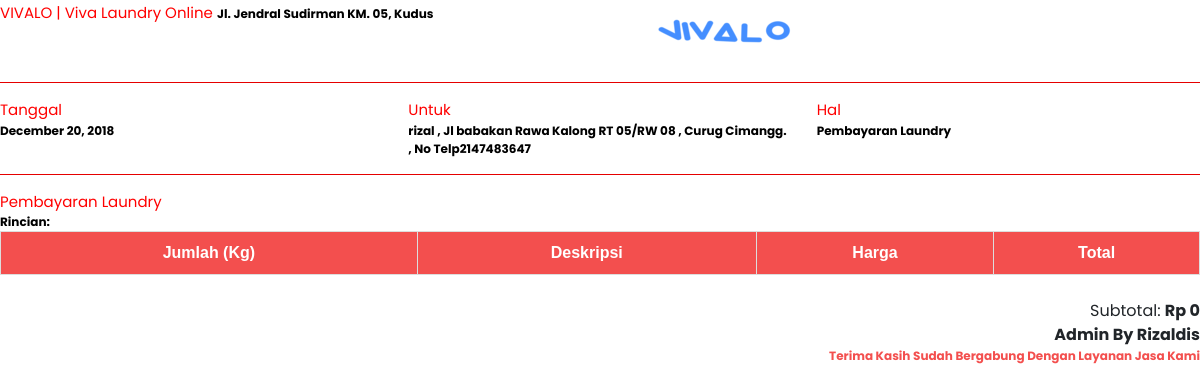
The app's page /page/action/lihat_struk2.php?kd_pemesanan=11 (signed in), older data.
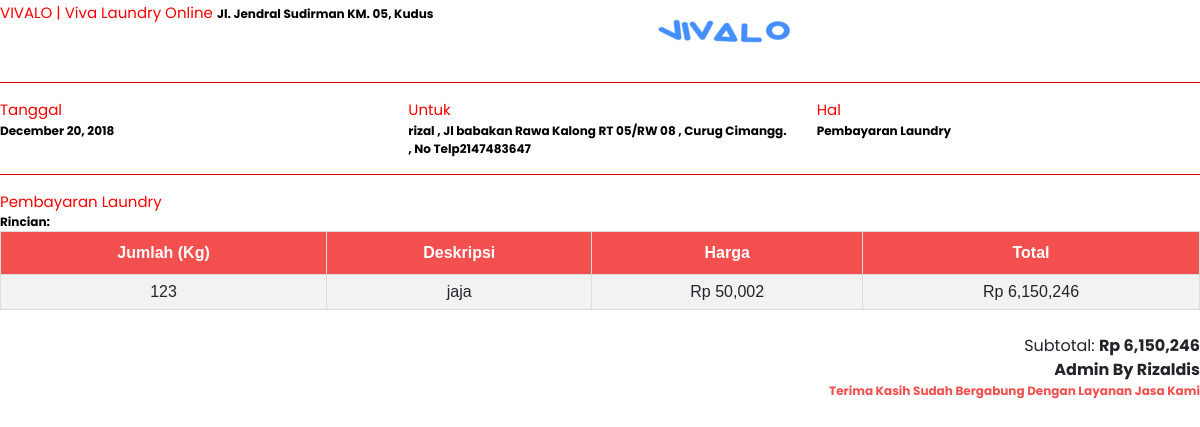
The same page, newer data.
### tables this page shows
CREATE TABLE `vivalo_barang` (
  `id_barang` int(11) NOT NULL,
  `kd_pemesanan` int(11) NOT NULL,
  `nama_barang` varchar(255) NOT NULL,
  `jumlah_berat` varchar(255) NOT NULL,
  `harga` varchar(255) NOT NULL,
  `total_harga` varchar(255) NOT NULL
);

### config/functions/mysqli.php (called while the page is built, shortened)
<?php
class Database
{
    public $connection;
    public function __construct($host, $user, $pass, $db)
    {
        $this->connection = mysqli_connect($host, $user, $pass, $db);
        return $this->connection;
    }
    public function query($sql)
    {
        return mysqli_query($this->connection, $sql);
    }
    public function fetch($res)
    {
        return mysqli_fetch_assoc($res);
    }
}

### config/config.php (called while the page is built, shortened)
<?php
require_once __DIR__."/functions/mysqli.php";
$db = new Database("localhost", "root", "", "vivalo");

### page/action/lihat_struk2.php (the view, shortened to what this page needs)
<?php
include '../admin/attr_head.php';
?>
<div class="row">
  <div class="col-md-6">
    <span style="color:red;font-size: 15px;">VIVALO | Viva Laundry Online</span>
    <span style="color:black;font-size: 12px;font-weight: bold;">Jl. Jendral Sudirman KM. 05, Kudus</span>
  </div>
  <div class="col-md-3">
    <span style="color:red;font-size: 12px;">
      <img src="../../asset/img/yes.png" style="">
    </span>
  </div>
  <div class="col-md-3"></div>
  <div class="col-md-12"><hr style="background: red;"></div>
  <div class="col-md-4">
    <span style="color:red;font-size: 15px;">Tanggal</span><br>
    <span style="color:black;font-size: 12px;font-weight: bold;"><?php echo date("F d, Y", strtotime($db->fetch($db->query("SELECT * FROM `vivalo_pemesanan` WHERE `kd_pemesanan` = '".$_GET["kd_pemesanan"]."'"))["date"])); ?></span>
  </div>
  <div class="col-md-4">
    <span style="color:red;font-size: 15px;">Untuk</span><br>
    <span style="color:black;font-size: 12px;font-weight: bold;">
      <?php $kosnumen = $db->fetch($db->query("SELECT * FROM `vivalo_konsumen` INNER JOIN vivalo_pemesanan ON vivalo_pemesanan.id_konsumen = vivalo_konsumen.id_konsumen WHERE `kd_pemesanan` = '".$_GET["kd_pemesanan"]."'")); ?>
    <?php echo $kosnumen['nama_konsumen'].' , '.$kosnumen['alamat'].'. , No Telp'. $kosnumen['no_hp']; ?></span>
  </div>
  <div class="col-md-4">
    <span style="color:red;font-size: 15px;">Hal</span><br>
    <span style="color:black;font-size: 12px;font-weight: bold;">Pembayaran Laundry</span>
  </div>
  <div class="col-md-12"><hr style="background: red;"></div>
  <div class="col-md-12">
    <span style="color:red;font-size: 15px;">Pembayaran Laundry</span><br>
    <span style="color:black;font-size: 12px;font-weight: bold;">Rincian: </span><br>
    <table id="customers">
      <tr>
        <th>Jumlah (Kg)</th>
        <th>Deskripsi</th>
        <th>Harga</th>
        <th>Total</th>
      </tr>
      <?php $subtotal = 0; ?>
      <?php foreach ($db->query("SELECT * FROM `vivalo_barang` WHERE `kd_pemesanan` = '".$_GET["kd_pemesanan"]."'") as $val): ?>
      <tr>
        <td><?php echo $val['jumlah_berat']; ?></td>
        <td><?php echo $val['nama_barang']; ?></td>
        <td><?php echo 'Rp '.number_format($val['harga']); ?></td>
        <td><?php echo 'Rp '.number_format($val['total_harga']); ?></td>
      </tr>
      <?php $subtotal += $val['total_harga']; ?>
      <?php endforeach ?>
    </table>
  </div>
  <div class="col-md-12"><br></div>
  <div class="col-md-12">
    <span style="float: right;">Subtotal: <b>Rp <?php echo number_format($subtotal); ?></b></span><br>
  </div>
  <div class="col-md-12">
    <span style="float: right;"> <b>Admin By
      <?php
      if ($_SESSION['user_level'] == 'Admin') {
        $admin = $db->fetch($db->query("SELECT * FROM `vivalo_admin` WHERE `id_admin` = '".$_SESSION["user_info"]["id_admin"]."'"));
        echo $admin["nama_admin"];
      }else{
        $admin = $db->fetch($db->query("SELECT * FROM `vivalo_manajer` WHERE `id_manajer` = '".$_SESSION["user_info"]["id_manajer"]."'"));
        echo $admin["nama_manajer"];
      }
      ?>
    </b></span>
  </div>
  <div class="col-md-12">
    <span style="float: right;color: #f34f4e;font-size: 12px;"> <b>Terima Kasih Sudah Bergabung Dengan Layanan Jasa Kami</b></span>
  </div>
</div>

Row changes from the older to the newer data that the page shows:
added vivalo_barang: jumlah_berat "123", nama_barang "jaja", harga "50,002", total_harga "6,150,246"
Text that changed along with them:
$subtotal: "0" → "6,150,246"
